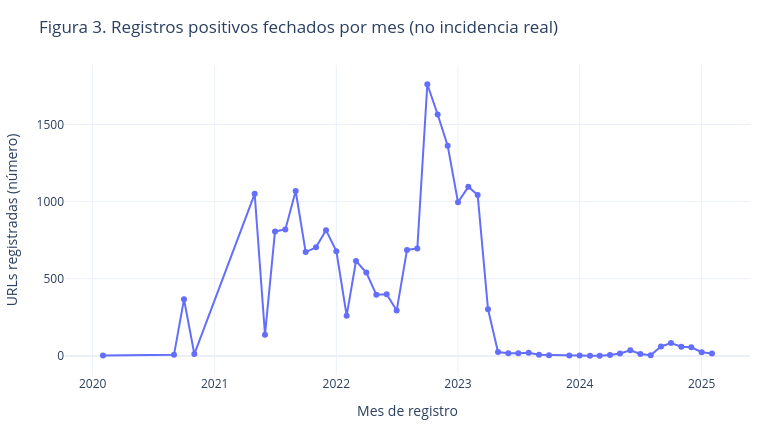

Write notebook code for a chart like this one.
### Markdown cell above
![Vista estática de la Figura 2 para GitHub](figures/02_longitudes.png)

### Code cell
temporal=df.loc[df.label.eq(1) & df.fecha.notna(), ['fecha']].copy()
monthly=(temporal.assign(mes=temporal.fecha.dt.to_period('M').dt.to_timestamp())
         .groupby('mes').size().rename('urls').reset_index())
chart(px.line(monthly,x='mes',y='urls',markers=True,
              title='Figura 3. Registros positivos fechados por mes (no incidencia real)',
              labels={'mes':'Mes de registro','urls':'URLs registradas (número)'}),'03_fechas')
print('Registros positivos fechados:',len(temporal),'| desde:',monthly.mes.min().date(),'hasta:',monthly.mes.max().date())

### Figure 1 — Plotly figure (JSON) as saved in the notebook; plotly's stock layout.template omitted (floating-point values rounded to 4 significant figures)
{"data": [{"hovertemplate": "Mes de registro=%{x}<br>URLs registradas (número)=%{y}<extra></extra>", "legendgroup": "", "line": {"color": "#636efa", "dash": "solid"}, "marker": {"symbol": "circle"}, "mode": "lines+markers", "name": "", "orientation": "v", "showlegend": false, "type": "scatter", "x": ["2020-02-01T00:00:00.000000", "2020-09-01T00:00:00.000000", "2020-10-01T00:00:00.000000", "2020-11-01T00:00:00.000000", "2021-05-01T00:00:00.000000", "2021-06-01T00:00:00.000000", "2021-07-01T00:00:00.000000", "2021-08-01T00:00:00.000000", "2021-09-01T00:00:00.000000", "2021-10-01T00:00:00.000000", "2021-11-01T00:00:00.000000", "2021-12-01T00:00:00.000000", "2022-01-01T00:00:00.000000", "2022-02-01T00:00:00.000000", "2022-03-01T00:00:00.000000", "2022-04-01T00:00:00.000000", "2022-05-01T00:00:00.000000", "2022-06-01T00:00:00.000000", "2022-07-01T00:00:00.000000", "2022-08-01T00:00:00.000000", "2022-09-01T00:00:00.000000", "2022-10-01T00:00:00.000000", "2022-11-01T00:00:00.000000", "2022-12-01T00:00:00.000000", "2023-01-01T00:00:00.000000", "2023-02-01T00:00:00.000000", "2023-03-01T00:00:00.000000", "2023-04-01T00:00:00.000000", "2023-05-01T00:00:00.000000", "2023-06-01T00:00:00.000000", "2023-07-01T00:00:00.000000", "2023-08-01T00:00:00.000000", "2023-09-01T00:00:00.000000", "2023-10-01T00:00:00.000000", "2023-12-01T00:00:00.000000", "2024-01-01T00:00:00.000000", "2024-02-01T00:00:00.000000", "2024-03-01T00:00:00.000000", "2024-04-01T00:00:00.000000", "2024-05-01T00:00:00.000000", "2024-06-01T00:00:00.000000", "2024-07-01T00:00:00.000000", "2024-08-01T00:00:00.000000", "2024-09-01T00:00:00.000000", "2024-10-01T00:00:00.000000", "2024-11-01T00:00:00.000000", "2024-12-01T00:00:00.000000", "2025-01-01T00:00:00.000000", "2025-02-01T00:00:00.000000"], "xaxis": "x", "y": [3, 7, 367, 12, 1051, 137, 807, 820, 1069, 673, 704, 815, 679, 261, 615, 540, 396, 400, 294, 687, 697, 1761, 1565, 1363, 996, 1096, 1043, 303, 25, 18, 17, 20, 7, 5, 3, 2, 1, 1, 6, 16, 36, 13, 4, 61, 84, 60, 56, 24, 15], "yaxis": "y"}], "layout": {"height": 430, "legend": {"tracegroupgap": 0}, "margin": {"b": 55, "l": 55, "r": 30, "t": 65}, "title": {"text": "Figura 3. Registros positivos fechados por mes (no incidencia real)"}, "width": 780, "xaxis": {"anchor": "y", "domain": [0, 1], "title": {"text": "Mes de registro"}}, "yaxis": {"anchor": "x", "domain": [0, 1], "title": {"text": "URLs registradas (número)"}}}}
